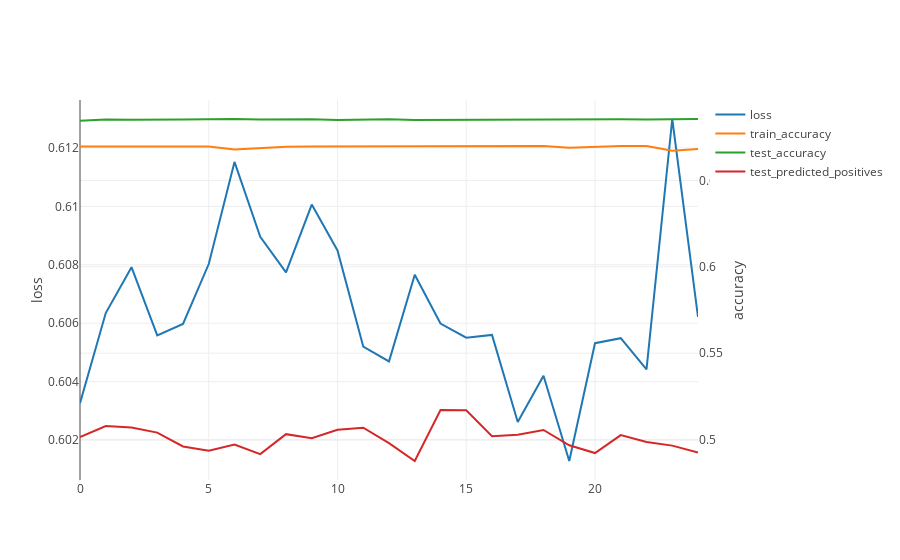
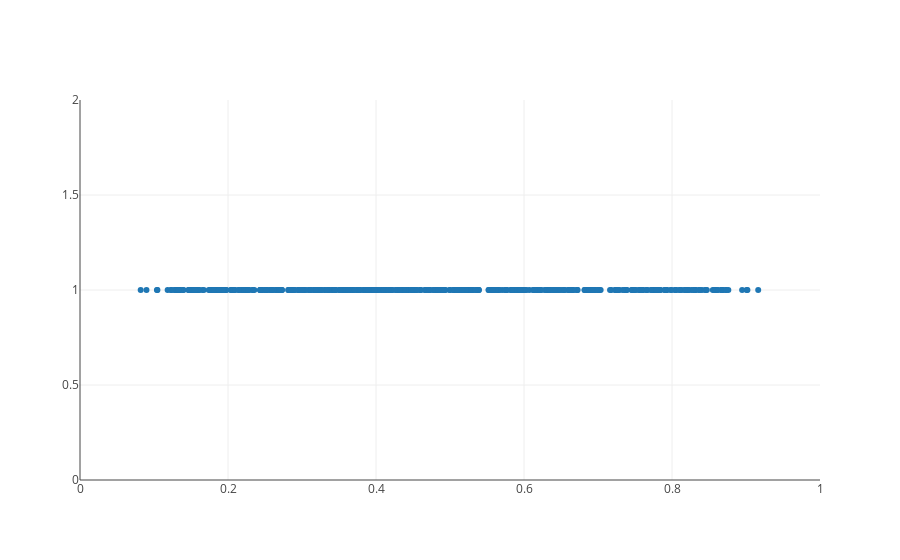

Source (notebook cell) for these figures, in order:
### Code cell
for epoch in list(range(200, 1000)):
    correct = 0
    num_positive_returns = 0
    predicted_positive_returns = 0
    num_observations = 0
    for i, (trainX, trainY) in tqdm.tqdm(enumerate(dataloader_train), total=len(dataset_train) // BATCH_SIZE):
        trainX, trainY = Variable(trainX).cuda(), Variable(trainY).cuda()
        outputs = lstm(trainX)
        correct += torch.max(outputs.data, 1)[1].eq(torch.max(trainY.data, 1)[1]).sum()
        optimizer.zero_grad()
        loss = loss_fn(outputs, trainY)
        loss.backward()
        optimizer.step()
        predicted_positive_returns += torch.max(outputs.data, 1)[1].sum()
        num_positive_returns += trainY[:, [1]].sum()
        num_observations += len(trainY)

    accuracies.append(correct / len(dataloader_train.dataset))
    losses.append(loss.cpu().data[0])
    num_positive_returns = num_positive_returns.cpu().data[0]

    clear_output(True)
    print(f'epoch {epoch + 1}/{NUM_EPOCHS}')
    print(f'actual positive returns {num_positive_returns}/{num_observations}: {num_positive_returns/num_observations}')
    print(f'predicted positive_returns {predicted_positive_returns}/{num_observations}: {predicted_positive_returns/num_observations}')
    
    correct = 0
    num_positive_returns = 0
    predicted_positive_returns = 0
    num_observations = 0
    for i, (testX, testY) in tqdm.tqdm(enumerate(dataloader_test), total=len(dataset_test) // BATCH_SIZE):
        testX, testY = Variable(testX).cuda(), Variable(testY).cuda()
        outputs = lstm(testX)
        predicted_labels = torch.max(outputs.data, 1)[1]
        correct += predicted_labels.cpu().eq(testY.cpu().data[:, [1]].view(-1).long()).sum()
        predicted_positive_returns += torch.max(outputs.data, 1)[1].sum()
        num_positive_returns += testY[:, [1]].sum()

    loss = loss_fn(outputs, trainY)
    accuracy = correct / len(dataloader_test.dataset)
    test_accuracies.append(accuracy)
    num_positive_returns = num_positive_returns.cpu().data[0]
    test_predicted_positives.append(predicted_positive_returns/len(dataloader_test.dataset))
    
    print(f'loss: {loss.data[0]}, accuracy: {accuracy}')
    print(f'actual positive returns {num_positive_returns}/{len(dataloader_test.dataset)}: {num_positive_returns/len(dataloader_test.dataset)}')
    print(f'predicted positive_returns {predicted_positive_returns}/{len(dataloader_test.dataset)}: {predicted_positive_returns/len(dataloader_test.dataset)}')
    
    plotly.iplot(go.Figure(data=[go.Scatter(x=list(range(len(losses))), y=losses, name='loss'),
                                 go.Scatter(x=list(range(len(accuracies))), y=accuracies, name='train_accuracy', yaxis='y2'),
                                 go.Scatter(x=list(range(len(test_accuracies))), y=test_accuracies, name='test_accuracy', yaxis='y2'),
                                 go.Scatter(x=list(range(len(test_predicted_positives))), y=test_predicted_positives, name='test_predicted_positives', yaxis='y2')],
                           layout=go.Layout(yaxis={'title': 'loss'}, yaxis2={'title': 'accuracy', 'overlaying': 'y', 'side': 'right'})))
    _ = plotly.plot(go.Figure(data=[go.Scatter(x=list(range(len(losses))), y=losses, name='loss'),
                                    go.Scatter(x=list(range(len(accuracies))), y=accuracies, name='train_accuracy', yaxis='y2'),
                                    go.Scatter(x=list(range(len(test_accuracies))), y=test_accuracies, name='test_accuracy', yaxis='y2'),
                                    go.Scatter(x=list(range(len(test_predicted_positives))), y=test_predicted_positives, name='test_predicted_positives', yaxis='y2')],
                              layout=go.Layout(yaxis={'title': 'loss'}, yaxis2={'title': 'accuracy', 'overlaying': 'y', 'side': 'right'})),
               filename=f'models/training/training{epoch}.html')
    
    df = pd.DataFrame(outputs.data.cpu().numpy()).assign(p1=lambda x: x[1] / (x[0] + x[1])).assign(y=1).sample(n=500)
    plotly.iplot(go.Figure(data=[go.Scatter(x=df.p1, y=df.y, mode='markers')],
                           layout=go.Layout(xaxis=dict(range=[0, 1]), yaxis=dict(range=[0, 2]))))
    _ = plotly.plot(go.Figure(data=[go.Scatter(x=df.p1, y=df.y, mode='markers')],
                              layout=go.Layout(xaxis=dict(range=[0, 1]), yaxis=dict(range=[0, 2]))),
                    filename=f'models/predictions/scatter{epoch}.html')

    torch.save(lstm.state_dict(), f'models/model{epoch}.pt')

### Figure 1 — Plotly figure (JSON) as saved in the notebook; plotly's stock layout.template omitted (floating-point values rounded to 4 significant figures)
{"data": [{"name": "loss", "type": "scatter", "uid": "dc6a20", "x": [0, 1, 2, 3, 4, 5, 6, 7, 8, 9, 10, 11, 12, 13, 14, 15, 16, 17, 18, 19, 20, 21, 22, 23, 24], "y": [0.6033, 0.6063, 0.6079, 0.6056, 0.606, 0.608, 0.6115, 0.609, 0.6077, 0.6101, 0.6085, 0.6052, 0.6047, 0.6077, 0.606, 0.6055, 0.6056, 0.6026, 0.6042, 0.6013, 0.6053, 0.6055, 0.6044, 0.613, 0.6062]}, {"name": "train_accuracy", "type": "scatter", "uid": "4d1947", "x": [0, 1, 2, 3, 4, 5, 6, 7, 8, 9, 10, 11, 12, 13, 14, 15, 16, 17, 18, 19, 20, 21, 22, 23, 24], "y": [0.6696, 0.6695, 0.6695, 0.6696, 0.6694, 0.6696, 0.668, 0.6687, 0.6694, 0.6696, 0.6697, 0.6696, 0.6698, 0.6698, 0.6698, 0.6699, 0.6699, 0.6697, 0.6699, 0.669, 0.6696, 0.6699, 0.67, 0.6671, 0.6682], "yaxis": "y2"}, {"name": "test_accuracy", "type": "scatter", "uid": "848a3f", "x": [0, 1, 2, 3, 4, 5, 6, 7, 8, 9, 10, 11, 12, 13, 14, 15, 16, 17, 18, 19, 20, 21, 22, 23, 24], "y": [0.6846, 0.6853, 0.6851, 0.685, 0.6853, 0.6854, 0.6856, 0.6852, 0.6854, 0.6855, 0.685, 0.6853, 0.6854, 0.685, 0.685, 0.685, 0.6852, 0.6852, 0.6852, 0.6854, 0.6854, 0.6854, 0.6853, 0.6854, 0.6856], "yaxis": "y2"}, {"name": "test_predicted_positives", "type": "scatter", "uid": "d4f960", "x": [0, 1, 2, 3, 4, 5, 6, 7, 8, 9, 10, 11, 12, 13, 14, 15, 16, 17, 18, 19, 20, 21, 22, 23, 24], "y": [0.5015, 0.5078, 0.5069, 0.504, 0.496, 0.4935, 0.4971, 0.4916, 0.5031, 0.5008, 0.5056, 0.5069, 0.4979, 0.4876, 0.5171, 0.517, 0.5019, 0.5027, 0.5055, 0.4966, 0.4922, 0.5025, 0.4985, 0.4965, 0.4925], "yaxis": "y2"}], "layout": {"autosize": true, "xaxis": {"autorange": true, "range": [0, 24], "type": "linear"}, "yaxis": {"autorange": true, "range": [0.6006, 0.6136], "title": "loss", "type": "linear"}, "yaxis2": {"autorange": true, "overlaying": "y", "range": [0.4766, 0.6966], "side": "right", "title": "accuracy", "type": "linear"}}}

### Figure 2 — Plotly figure (JSON) as saved in the notebook; plotly's stock layout.template omitted (floating-point values rounded to 4 significant figures; data arrays with more than 128 entries replaced by an {"elided": "..."} marker saying what was removed)
{"data": [{"mode": "markers", "type": "scatter", "uid": "f8d284", "x": {"elided": "500 float values"}, "y": {"elided": "500 int values"}}], "layout": {"autosize": true, "xaxis": {"range": [0, 1], "type": "linear"}, "yaxis": {"range": [0, 2], "type": "linear"}}}
